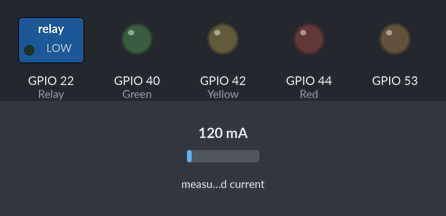
A sketch run on a simulated ESP32. Parts: switched loads named in the sketch (green lamp = pin HIGH), output pins drawn as LEDs (lit = HIGH). The inputs (shaded band) are chosen by the test bench; at power-on: measured current 120 mA. WiFi joins after 1.5 s; servers stay silent unless stated; uploads are accepted with an empty reply; the local clock reads 2024-03-15 10:24:30 at power-on unless the sketch sets it; storage starts empty; what the sketch prints to the serial monitor is not drawn.

Above: at 0.1 s.
At 1.1 s:
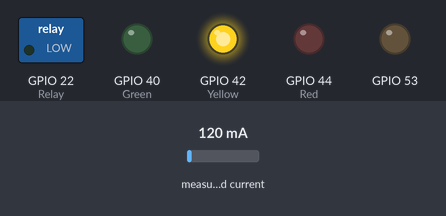
At 22.3 s:
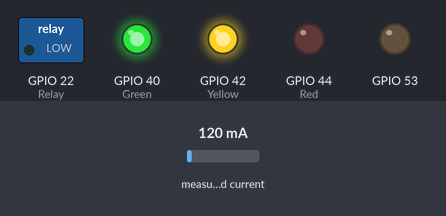
Timing chart, 0 to 23.8 s (numbered marks = the images above):
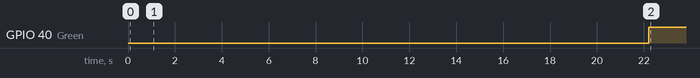

Measured:
- by itself, GPIO 40 (Green): LOW → HIGH at 22.2 s

The sketch:

SmartSocketV2.ino
```cpp
#include <WiFi.h>
#include <String.h>
#include <SPI.h>
#include <SD.h>
#include <EmonLib.h>
#include <DS1307RTC.h>
#include <Time.h>
#include<Wire.h>

// Device Stuff
int deviceID = 5555;
int toggleState = 0;

//WiFi Variables
String SecurityType;
String SSIDNAME;
String PASS;
String INDEX;
int status = WL_IDLE_STATUS;
char server[] = "yoursmartsocket.com";
WiFiClient client;


// Power Stuff
EnergyMonitor emon1;
float currentCalibration = 59.7;
double current;
int voltage = 120;


// Pin Stuff
int Relay = 22;
int Red = 44;
int Yellow = 42;
int Green = 40;

// Time Stuff
tmElements_t time;


const int chipSelect = 4; // For Mega

void setup() // This is only run once at start up
{
  Serial.begin(9600);
  pinMode(53, OUTPUT);

  pinMode(Relay, OUTPUT);
  pinMode(Red, OUTPUT);
  pinMode(Yellow, OUTPUT);
  pinMode(Green, OUTPUT);
  digitalWrite(Relay, LOW);
  delay(1000);
  emon1.current(1, 59.7); // 59.7 is calculated after performing a series of measurements
  Serial.println("Starting setup");
  // Verify WiFi Shield is connected
//  unsigned long start = millis();
//  while (WiFi.status() == WL_NO_SHIELD )
//  {
//     if ((millis() - start) > 30000)
//    {
//      Serial.println("WiFi shield not Present");
//      while(true);
//    }
//    delay(500);
//  }
  // Verify SD Card is in Place
  if (!SD.begin(chipSelect))
  {
    Serial.println(F("Card failed, or not present"));
    // don't do anything more:
    return;
  }

  // Demo
  getConfiguration();

  PinToggles();
  Serial.println(F("Done with setup"));

}

void loop()
{
  delay(1000);
  tmElements_t tm;
  // Connect To network
  ConnectToNetwork();
  // Read Current
  current =  emon1.calcIrms(1480);
  Serial.print(F("Current in Amps: "));
  Serial.println(current);
  // Get time
  RTC.read(tm);
  String time = "";
  time += tmYearToCalendar(tm.Year);
  time += tm.Month;
  if (tm.Day >= 0 && tm.Day < 10)
  {
    time += '0';
  }
  time += tm.Day;
  time += tm.Hour;
  time += tm.Minute;
  time += tm.Second;
  // Assume voltage is 120V
  // Log Data
 // LogData( time, current, voltage, "LogFile.csv");
  Serial.println(F("Checking to see if connected"));
  if ( status == WL_CONNECTED )
  {
     digitalWrite(Green, HIGH);
      //Send Data
     sendData(current, voltage, time, toggleState);
    // Check to see if unsent data to be sent
    // Download Calendar
    getSchedule();
    // get toggle state
    toggleState = getToggleState();
    Serial.print(F("Toggle State From server is: "));
    Serial.println(toggleState);
  }
  else // Not Connected
  {
   // LogData( time, current, voltage, "Unsent.csv");
  }
  if (toggleState == 2)
  {
    Serial.print(F("Toggle State From Schedule is: "));
    ReadFromSchedule();
    Serial.println(toggleState);
  }
  PinToggles();
}

void getConfiguration()
{
  File Config = SD.open("Config.txt");
  SecurityType = getLine(Config);
  Config.read(); // Reads in New Line sets up for next line
  SSIDNAME = getLine(Config);
  Config.read(); // Reads in New Line sets up for next line
  PASS = getLine(Config);
  Config.read(); // Reads in New Line sets up for next line
  INDEX = getLine(Config);
  //Serial.print(getLine(Config));
  Config.close();
}

//Reads in a line from a file and outputs it as a string
String getLine(File FileName)
{
  String line = "";
  char buf = 'a';
  while ( FileName.available() && buf != '\n'&& buf != '\r' )
  {
    buf = FileName.read();
    line += buf;
  }
  //Serial.println(line);
  return line;
}

void LogData(String time, double current, int voltage, char LogFile[])
{
  String DataString;
  DataString += time;
  DataString += ',';
  DataString += DoubleToString(current);
  DataString += ',';
  DataString += voltage;

  File DataLog = SD.open(LogFile, FILE_WRITE);
  if (DataLog)
  {
    DataLog.println(DataString);
    DataLog.close();
  }
  DataLog.close();
}

String DoubleToString(double Number)
{
  char buffer [10];

  return dtostrf(Number, 1 , 2, buffer);
}

void ReadFromLogFile(char LogFile[])
{
  int i;
  String Time;
  String Current;
  String Voltage;
  String Line;
  File LFile = SD.open(LogFile);
  while(LFile.available())
  {
    i = 0;
    Line = getLine(LFile);
    LFile.read();
    char buff[Line.length()];
    Line.toCharArray(buff,Line.length());
    if (i <  Line.length() )
    {

      while ( buff[i] != ',' )
      {
        Time += buff[i];
        i++;
      }

      i++; // Skip over comma
      while ( buff[i] != ',' )
      {
        Current += buff[i];
        i++;
      }

      i++; // Skip over comma
      while ( i < Line.length() )
      {

        Voltage += buff[i];
        i++;
      }
//    sendData(double current, int voltage, String Time, int toggleState);
    Time = "";
    Current = "";
    Voltage = "";
    }
  }
  LFile.close();
  SD.remove(LogFile); // Delete once files are read and sent
}

int ReadFromSchedule()
{
  tmElements_t tm;
  RTC.read(tm);
  int i;
  File SFile = SD.open("Schedule.txt");
  String Line;
  String CTime = "";
  String StartTime;
  String EndTime;
  CTime += now();
  while ( SFile.available() )
  {
    i = 0;
    Line = getLine(SFile);
    SFile.read();
    char buff[Line.length()];
    Line.toCharArray(buff,Line.length());
    if (i <  Line.length() )
    {
      while ( buff[i] != ';' )
      {
        StartTime += buff[i];
        i++;
      }
      i++;

      while ( i < Line.length() )
      {
        EndTime += buff[i];
        i++;
      }
      // Handle Start and End time
      if ( CTime >= StartTime && CTime < EndTime )
      {
        toggleState = 1;
        return -1;
      }
      //
      StartTime = "";
      EndTime = "";
      i = 0;
    }
  }
  SFile.close();
  toggleState = 0;
  return -1;
}

void ConnectToNetwork()
{
  Serial.println(F("Attempting to Connect to wireless network"));
  char ssid[SSIDNAME.length()];
  char pass[PASS.length()];
  int index;

  SSIDNAME.toCharArray(ssid, SSIDNAME.length());
  PASS.toCharArray(pass, PASS.length());

  for ( int i = 0; i < 2; i++ )
  {
    if( status != WL_CONNECTED)
    {
      // WPA2


      //if ( SecurityType == "WPA2" )
      //{
        status = WiFi.begin(ssid,pass);
      //}
      // if no security
      if ( SecurityType == "None" )
      {
        Serial.println(F("in NONE"));
        status = WiFi.begin(ssid);
      }
      else if ( SecurityType == "WEP" )
      {
        Serial.println(F("in WEP"));
        status = WiFi.begin(ssid,INDEX.toInt(),pass);
      }
      delay(10000); //waits 10 seconds for connections

    }
  }
  printWifiStatus();
}

// Only for debuging
void printWifiStatus() {
  // print the SSID of the network you're attached to:
  Serial.print("SSID: ");
  Serial.println(WiFi.SSID());

  // print your WiFi shield's IP address:
  IPAddress ip = WiFi.localIP();
  Serial.print(F("IP Address: "));
  Serial.println(ip);


}

int sendData(double current, int voltage, String Time, int toggleState)
{
  String phpSend;
  int mAmps = current * 1000;
  String phpStart = "GET /SmartSocket/arduino_readings?id=";
  phpSend = phpStart;
	//Make connection with server
  if (client.connect(server, 80))
  {
    Serial.println(F("connected to server to send data"));

    // Send readings to server

    phpSend += deviceID;
    phpSend += "&I=";
    phpSend += mAmps;
    phpSend += "&V=";
    phpSend += voltage;
    phpSend += "&time=";
    phpSend = phpSend + Time;
    phpSend += "&state=";
    phpSend += toggleState;

    //Serial.println(phpSend);
    client.println(phpSend);
    client.println(F("Host: www.yoursmartsocket.com"));
    client.println(F("Connection: close"));

    client.println();


  }
  else
  {
    Serial.println(F("Unable to send data"));
  }
  client.flush();
  client.stop();
  delay(500);
}

int getToggleState()
{
  String phpSend;
  String phpToggleStart = "GET /SmartSocket/arduino_state?id=";
  client.stop();
  // 1 = on 2 = USE scheduler  0 = OFF
   phpSend = phpToggleStart;
  if (client.connect(server, 80) && status == WL_CONNECTED )
  {

        Serial.println(F("connected to server to get toggle state"));
        client.println(phpToggleStart + (String)deviceID);
        client.println(F("Host:www.yoursmartsocket.com"));
        client.println(F("Connection: close"));
        client.println();


    delay(50);
      int count = 0;
      char c;
      while(client.connected() && !client.available() && count < 10000 )
      {
        delay(1);
        count++;
      }
      if (client.connected() || client.available())
      { //connected or data available
        c = client.read();
        c = client.read(); //gets byte from wifi buffer
      }
      client.flush();
      client.stop();
      return c - '0';
  }
  return toggleState; // No Change
}

// toggles various display leds
void PinToggles()
{
  //Led Stuff

  //Display Connected
  if (status == WL_CONNECTED)
  {
    digitalWrite(Green, HIGH);
  }
  else
  {
    digitalWrite(Green, LOW);
  }
  if (toggleState == 1) // ON
  {
    digitalWrite(Red,HIGH);
    digitalWrite(Relay,HIGH);
    digitalWrite(Yellow,LOW);
  }
  if ( toggleState == 0 ) // OFF
  {
    digitalWrite(Yellow,HIGH);
    digitalWrite(Red,LOW);
    digitalWrite(Relay,LOW);
  }

  //Dispaly Toggle On
  //Display Toggle Off
}

void getSchedule()
{
  SD.remove("Schedule.txt"); // Delete old schedule
  Serial.println(F("Attempting to get Schedule"));
  String phpSend;
  String DataString = "";
  File Schedule = SD.open("Schedule.txt", FILE_WRITE);
  String phpToggleStart = "GET /SmartSocket/ScheduleFiles/";
  phpToggleStart += deviceID;
  phpToggleStart += ".txt";
  if (client.connect(server, 80) && status == WL_CONNECTED )
  {
    Serial.println(F("connected to server to get Schedule"));
    client.println(phpToggleStart );
    client.println(F("Host:www.yoursmartsocket.com"));
    client.println(F("Connection: close"));
    client.println();
    delay(50);
    int count = 0;
    char c = ' ';
    while(client.connected() && !client.available() && count < 10000 )
    {
      delay(1);
      count++;
    }
    while ( client.available() && c != '-1' )
    { //connected or data available
      DataString = "";
      if (c != '\n')
      {
        c = client.read();
        DataString += c;
      }
      Schedule.println(DataString);
      c = client.read();
    }
    client.flush();
    client.stop();
    Schedule.close();
  }
 }
```
